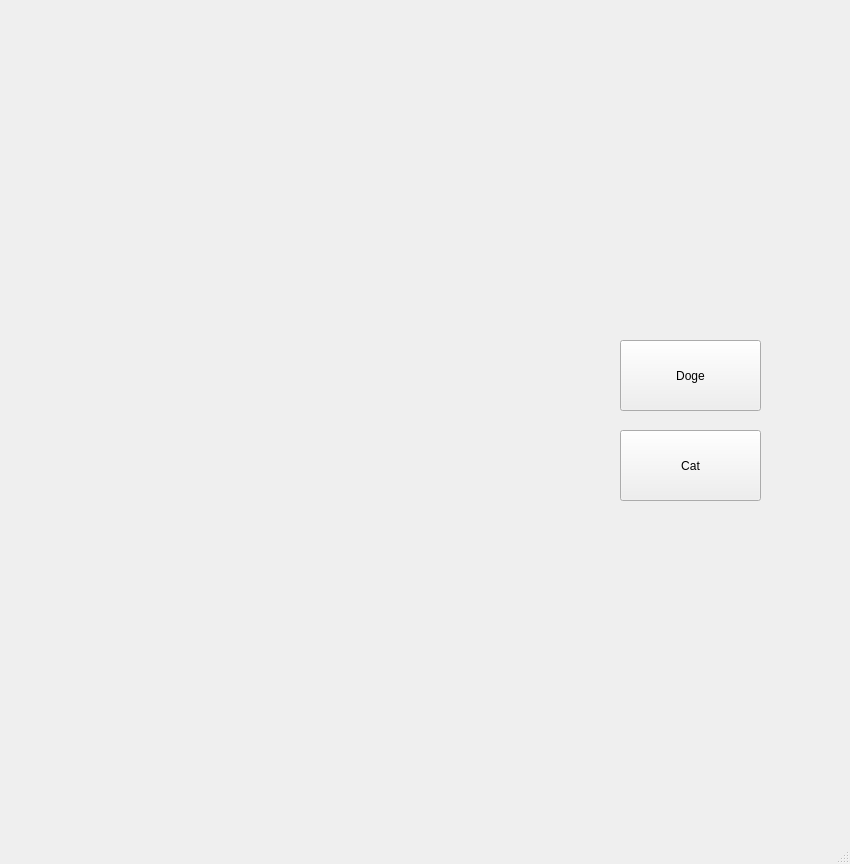
<?xml version="1.0" encoding="UTF-8"?>
<ui version="4.0">
 <class>MainWindow</class>
 <widget class="QMainWindow" name="MainWindow">
  <property name="geometry">
   <rect>
    <x>0</x>
    <y>0</y>
    <width>850</width>
    <height>864</height>
   </rect>
  </property>
  <property name="windowTitle">
   <string>MainWindow</string>
  </property>
  <widget class="QWidget" name="centralwidget">
   <widget class="QLabel" name="photo">
    <property name="geometry">
     <rect>
      <x>0</x>
      <y>0</y>
      <width>541</width>
      <height>811</height>
     </rect>
    </property>
    <property name="text">
     <string/>
    </property>
    <property name="pixmap">
     <pixmap>../../Pictures/Doge/MuchStylish.jpg</pixmap>
    </property>
   </widget>
   <widget class="QPushButton" name="doge">
    <property name="geometry">
     <rect>
      <x>620</x>
      <y>340</y>
      <width>141</width>
      <height>71</height>
     </rect>
    </property>
    <property name="text">
     <string>Doge</string>
    </property>
   </widget>
   <widget class="QPushButton" name="cat">
    <property name="geometry">
     <rect>
      <x>620</x>
      <y>430</y>
      <width>141</width>
      <height>71</height>
     </rect>
    </property>
    <property name="text">
     <string>Cat</string>
    </property>
   </widget>
  </widget>
  <widget class="QMenuBar" name="menubar">
   <property name="geometry">
    <rect>
     <x>0</x>
     <y>0</y>
     <width>850</width>
     <height>22</height>
    </rect>
   </property>
  </widget>
  <widget class="QStatusBar" name="statusbar"/>
 </widget>
 <resources/>
 <connections/>
</ui>
